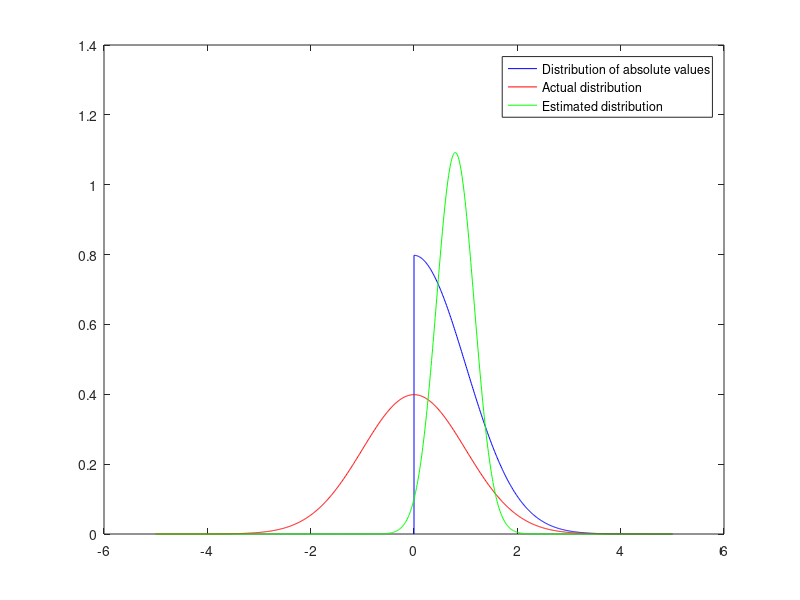

Source code (MATLAB):
nd = inline('1/(v*sqrt(2*pi))*exp(-(x-m).^2/(2*v.^2))','x','m','v');
figure(1)
f = figure(1)
r = -5:0.01:5;
plot([0 0 abs(r(find(r == 0):numel(r)))],[0 nd(0,0,1)*2 nd(abs(r(find(r == 0):numel(r))),0,1)*2],'b')
hold on
plot(r,nd(r,0,1),'r')
samples = randn(500000,1);
evar = var(abs(samples))
emean = mean(abs(samples))
plot(r,nd(r,emean,evar),'g')
hold off
legend('Distribution of absolute values','Actual distribution','Estimated distribution')

print(f, '-depsc2','-painters','absdistrib.eps')